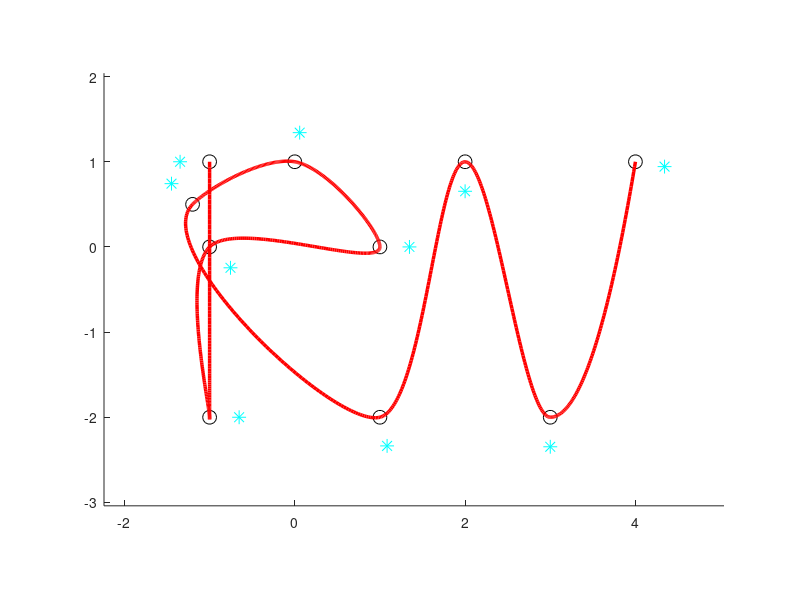

The MATLAB script that drew this image:
% Parametrinis interpoliavimas_Ermito_splainais
% kiekvienas intervalas tarp tasku interpoliuojamas
% 2 eiles Ermito daugianariais, nustatant isvestiniu reiksmes pagal 
% skaitinio diferencijavimo formules
% valdomos tasku padetys ir isvestiniu reiksmes


function main
clc,close all
hL=[];
% X=[-1  0.5  1  1  -1 -1 ]
% Y=[ 1  0.5  1 -1  -1  1 ]

X=[-1  -1 -1 1  0 -1.2  1 2   3 4]
Y=[ 1  -2 0 0 1 0.5 -2    1  -2 1]


nP=length(X);  % interpoliavimo mazgu skaicius
t(1)=0; for i=2:nP, t(i)=t(i-1)+norm([X(i) Y(i)]-[X(i-1) Y(i-1)]);  end  % parametro reiksmes
t

DX=Akima(t,X),DY=Akima(t,Y)
dist=(max(X)-min(X))/15 % posukiu rankeneles ilgis

f=figure(1);axis([min(X)-3*dist,max(X)+3*dist,min(Y)-3*dist,max(Y)+3*dist]);axis equal;hold on;

% vaizduojame duotus taskus
for i=1:nP, 
    h(i)=plot(X(i), Y(i),'ko','ButtonDownFcn',@startDragFcn,'MarkerSize',10);
    % kas atliekama paspaudus peles klavisa, nurodoma funkcijoje startDragFcn
    % tasku objektu valdikliai issaugomi masyve h
end

% vaizduojame liestines
for i=1:nP, 
    ang=atan2(DY(i),DX(i));
    ht(i)=plot(X(i)+dist*sin(ang), Y(i)-dist*cos(ang),'c*','ButtonDownFcn',@startDragFcn_t,'MarkerSize',10);
    % kas atliekama paspaudus peles klavisa, nurodoma funkcijoje startDragFcn_t
    % liestiniu objektu valdikliu taskai issaugomi masyve ht
end

set(f,'WindowButtonUpFcn',@stopDragFcn); % kas atliekama atleidus peles klavisa, nurodoma funkcijoje stopDragFcn

Ermito_splainu_parametrinis_interpoliavimas(X,DX,Y,DY,t);  % interpoliuojame pagal ivestus taskus ir 
                                                           % nubraizome pradine kreive  
                                                   
%************************************************************************   
% Toliau programa laukia pertraukimo nuo peles klaviso, kuris inicijuja 
% startDragFcn arba stopDragFcn vykdyma. Jos savo ruoztu peles judesi susieja arba atsieja 
% su draggingFcn
%************************************************************************
                                                   
%-----------  vidines funkcijos ------------------
%  jos aprasomos anksciau, nei sutinkamas pagrindines funkcijos "end",
%  todel visi pagrindineje funkcijoje naudojami kintamieji matomi taip pat
%  ir vidinese funkcijose

function startDragFcn(varargin)  % apraso, kas atliekama, kai paspaudziamas kairys peles klavisas   
    set(gcf, 'WindowButtonMotionFcn',@draggingFcn); % nurodo funkcija, kuria reikia nuolat kviesti pelei judant
end

function startDragFcn_t(varargin) % apraso, kas atliekama, kai paspaudziamas kairys peles klavisas
    set(gcf, 'WindowButtonMotionFcn',@draggingFcn_t); % nurodo funkcija, kuria reikia nuolat kviesti pelei judant
end

function draggingFcn(varargin)  % apraso, kas atliekama, kai pakinta pele valdomo objekto padetis
    iob=find(gco == h); % kelintas taskas judinamas
    x=get(h(iob),'xData');y=get(h(iob),'yData');  % tasko koordinates
    xt=get(ht(iob),'xData');yt=get(ht(iob),'yData'); % liestines valdiklio koordinates
    pt=get(gca,'Currentpoint');  % perskaitoma nauja padetis
    set(gco,'xData',pt(1,1),'yData',pt(1,2)); % pakeiciamos objekto koordinates
    X(iob)=pt(1,1);   % naujos tasko koordinates i masyva
    Y(iob)=pt(1,2);
    set(ht(iob),'xData',xt+pt(1,1)-x,'yData',yt+pt(1,2)-y); % pakeiciamos objekto koordinates
        % kvieciame savo sukurta funkcija interpoliuojanciai kreivei apskaiciuoti: 
    Ermito_splainu_parametrinis_interpoliavimas(X,DX,Y,DY,t);
end

function draggingFcn_t(varargin)    
    % apraso, kas atliekama, kai pakinta pele valdomo liestines valdiklio padetis
    iob=find(gco == ht); % kelinto tasko liestines valdiklis judinamas
    x=get(h(iob),'xData');y=get(h(iob),'yData');  % tasko koordinates
    xt=get(ht(iob),'xData');yt=get(ht(iob),'yData'); % liestines valdiklio koordinates
    ang0=atan2(yt-y,xt-x); % anksciau buves valdiklio rankeneles kampas
    pt=get(gca,'Currentpoint');  % perskaitoma nauja padetis
    dx=pt(1,1)-x; dy=pt(1,2)-y;  % valdiklio vektoriaus projekcijos 
    normd=norm([dx dy]); dx=dx/normd*dist;dy=dy/normd*dist;
    set(gco,'xData',x+dx,'yData',y+dy); % pakeiciamos objekto koordinates
    ang=atan2(dy,dx);  % naujas valdiklio rankeneles kampas
    DY(iob)=DY(iob)+sign(DX(iob))*tan(ang-ang0);
        % kvieciame savo sukurta funkcija interpoliuojanciai kreivei apskaiciuoti: 
    Ermito_splainu_parametrinis_interpoliavimas(X,DX,Y,DY,t);
end 

function stopDragFcn(varargin) % apraso, kas atliekama, kai atleidziamas kairys peles klavisas
    set(gcf, 'WindowButtonMotionFcn','');% nurodo, kad atleidus peles klavisa peles judejimas nebeturi kviesti funkcijos
end

function Ermito_splainu_parametrinis_interpoliavimas(X,DX,Y,DY,t);
    nP=length(X); % interpoliavimo tasku skaicius
    if ~isempty(hL), delete(hL); end

    for iii=1:nP-1  %------  ciklas per intervalus tarp gretimu tasku
        nnn=100; 
        ttt=[t(iii):(t(iii+1)-t(iii))/nnn:t(iii+1)];
        fffX=0;fffY=0;
        for j=1:2
            [U,V]=Hermite(t(iii:iii+1),j,ttt);
            fffY=fffY+U*Y(iii+j-1)+V*DY(iii+j-1);
            fffX=fffX+U*X(iii+j-1)+V*DX(iii+j-1);
        end
        hL(iii)=plot(fffX,fffY,'r-','LineWidth',2.5);
    end %-----------------ciklas per intervalus pabaiga
return
end

function [U,V]=Hermite(X,j,x)   % Ermito daugianariai
    L=Lagrange(X,j,x); DL=D_Lagrange(X,j,X(j));
    U=(1-2*DL.*(x-X(j))).*L.^2;
    V=(x-X(j)).*L.^2;
return
end

function L=Lagrange(X,j,x)  % Lagranzo daugianaris
    n=length(X);    
    L=1;
    for k=1:n, if k ~= j, L=L.*(x-X(k))/(X(j)-X(k)); end, end
return
end

function DL=D_Lagrange(X,j,x)  % Lagranzo daugianario isvestine pagal x
    n=length(X);    
    DL=0; %DL israskos skaitiklis
    for i=1:n % ciklas per atmetamus narius
        if i==j, continue, end 
        Lds=1;
        for k=1:n, if k ~= j && k ~= i , Lds=Lds.*(x-X(k)); end, end
        DL=DL+Lds;
    end
    Ldv=1;   %DL israskos vardiklis 
    for k=1:n, if k ~= j, Ldv=Ldv.*(X(j)-X(k)); end ,    end
    DL=DL/Ldv;
return
end

function DY=Akima(X,Y)
% Isvestiniu reiksmiu interpoliavimo taskuose nustatymas pagal skaitinio integravimo formules
    n=length(X);
fnk=inline('(2*x-xi-xip1)/((xim1-xi)*(xim1-xip1))*yim1+(2*x-xim1-xip1)/((xi-xim1)*(xi-xip1))*yi+(2*x-xim1-xi)/((xip1-xim1)*(xip1-xi))*yip1')
    for i=1:n
        if i == 1,xim1=X(1);xi=X(2);xip1=X(3); yim1=Y(1);yi=Y(2);yip1=Y(3);DY(i)=fnk(xim1,xi,xim1,xip1,yi,yim1,yip1);
        elseif i == n, xim1=X(n-2);xi=X(n-1);xip1=X(n); yim1=Y(n-2);yi=Y(n-1);yip1=Y(n); DY(n)=fnk(xip1,xi,xim1,xip1,yi,yim1,yip1);
        else, xim1=X(i-1);xi=X(i);xip1=X(i+1); yim1=Y(i-1);yi=Y(i);yip1=Y(i+1); DY(i)=fnk(xi,xi,xim1,xip1,yi,yim1,yip1);
        end
    end
return
end

end   % Sis end uzbaigia pagrindine funkcija